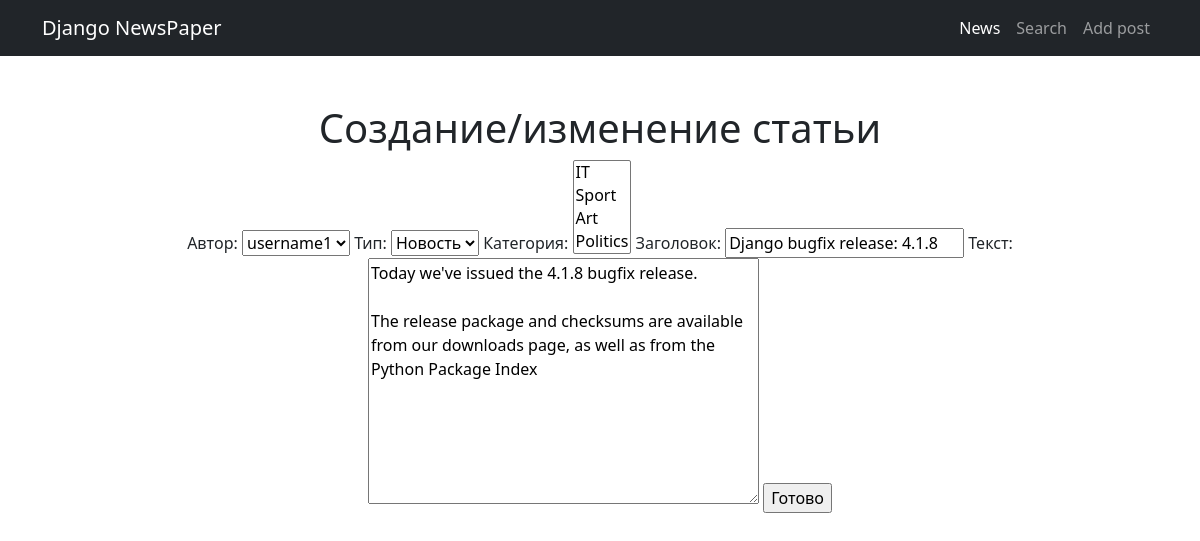
The page /news/14/edit/ (signed in) on the database its author committed.
### news/models.py (models this page shows, shortened)
class Post(models.Model):
    ARTICLE = 'AR'
    NEWS = 'NW'
    POST_TYPE = [
        (ARTICLE, 'Статья'),
        (NEWS, 'Новость')
        ]
    author = models.ForeignKey(Author, on_delete=models.CASCADE, verbose_name='Автор')
    categoryType = models.CharField(max_length=2, choices=POST_TYPE, default=ARTICLE, verbose_name='Тип')
    dateCreation = models.DateTimeField(auto_now_add=True, verbose_name='Дата создания')
    postCategory = models.ManyToManyField(Category, through='PostCategory', verbose_name='Категория')
    title = models.CharField(max_length=128, verbose_name='Заголовок')
    text = models.TextField(verbose_name='Текст')
    rating = models.SmallIntegerField(default=0, verbose_name='Рейтинг')

### news/views.py (the view)
# urls.py: path('<int:pk>/edit/', PostUpdate.as_view(), name='post_update'),
class PostUpdate(LoginRequiredMixin, UpdateView):
    template_name = 'post_create.html'
    form_class = AddPostForm
    def get_object(self, **kwargs):
        id = self.kwargs.get('pk')
        return Post.objects.get(pk=id)

### news/forms.py
class AddPostForm(ModelForm):
    class Meta:
        model = Post
        exclude = ['rating']

### news/models.py (called while the page is built)
    def __str__(self) -> str:
        return self.authorUser.username

    def __str__(self) -> str:
        return self.categoryName

### templates/post_create.html (shortened to what this page needs)
{% extends 'default.html' %}
{% block content %}
<h1>Создание/изменение статьи</h1>
<form method="POST">
    {{ form }}
    <input type="submit" value="Готово">
</form>
{% endblock content %}

### rows shown on the page
Post: author "username1", categoryType "Новость", title "Django bugfix release: 4.1.8", text "Today we've issued the 4.1.8 bugfix release. The release package and checksums are available from our downloads page, as well as from the Python Package Index"
